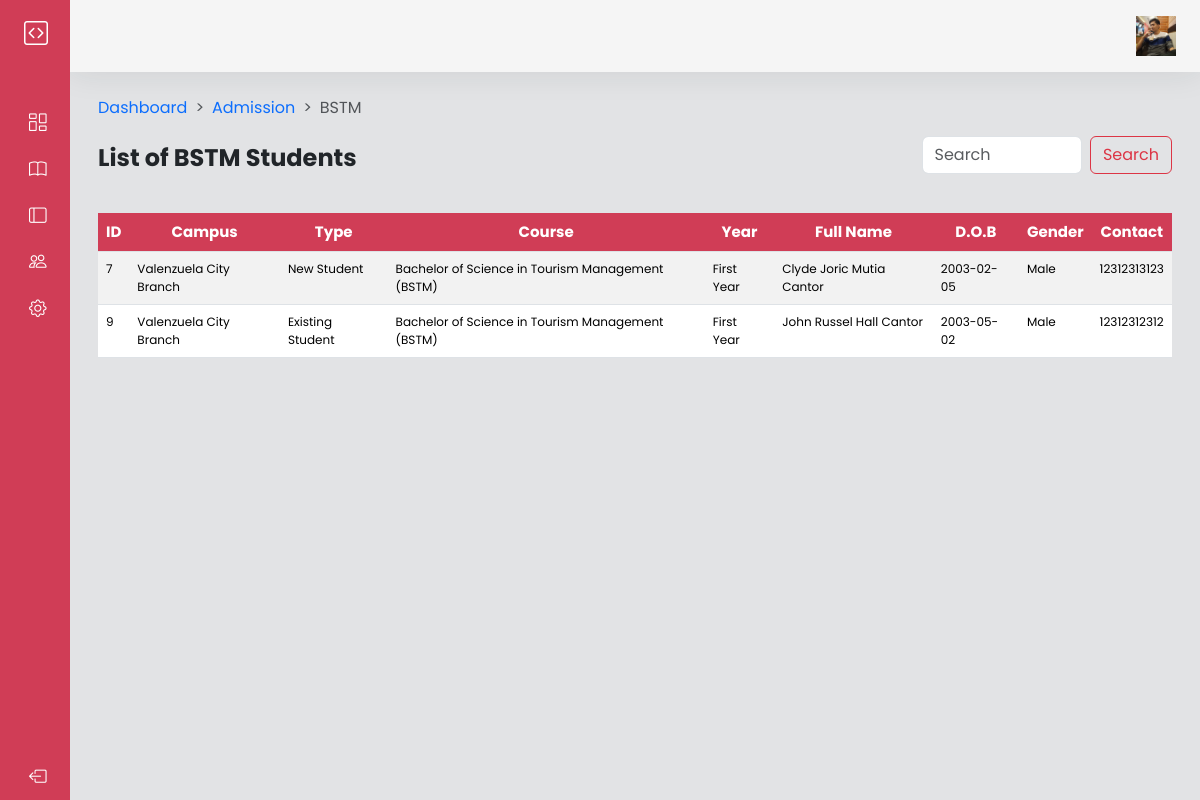
/ad-college-tm.php, run on the app's committed database.
### tables this page shows
CREATE TABLE `users` (
  `ID` int(11) NOT NULL,
  `username` varchar(255) NOT NULL,
  `password` varchar(255) NOT NULL,
  `img` varchar(255) NOT NULL
);

CREATE TABLE `bstm` (
  `ID` int(11) NOT NULL,
  `Campus` varchar(255) NOT NULL,
  `Type` varchar(255) NOT NULL,
  `CourseStrand` varchar(255) NOT NULL,
  `Yeargrade` varchar(255) NOT NULL,
  `FirstName` varchar(255) NOT NULL,
  `MiddleName` varchar(255) NOT NULL,
  `LastName` varchar(255) NOT NULL,
  `DateofBirth` date NOT NULL,
  `Gender` varchar(255) NOT NULL,
  `Contact` bigint(20) NOT NULL,
  `EmailAddress` varchar(255) NOT NULL,
  `Address` varchar(255) NOT NULL
);

### ad-college-tm.php (the view, shortened to what this page needs)
<?php
include 'config.php';
$sql = "SELECT ID, img FROM users";
$result1 = $conn->query($sql);
?>
<!DOCTYPE html>
<html lang="en">
  <head>
    <link
      href="https://cdn.jsdelivr.net/npm/bootstrap@5.3.3/dist/css/bootstrap.min.css"
      rel="stylesheet"
    />
    <link
      rel="stylesheet"
      href="https://cdn.jsdelivr.net/npm/bootstrap-icons@1.11.3/font/bootstrap-icons.min.css"
    />
    <link rel="stylesheet" href="admin-dashboard.css" />
  </head>
  <body>
    <div class="wrapper">
      <aside id="sidebar">
        <div class="d-flex">
          <button id="toggle-btn" type="button">
            <i class="bi bi-code-square"></i>
          </button>
        </div>
        <ul class="sidebar-nav">
          <li class="sidebar-item">
            <a
              href="admin-dashboard.php"
              class="sidebar-link"
              data-bs-toggle="tooltip"
              data-bs-placement="right"
              title="Dashboard"
            >
              <i class="bi bi-columns-gap"></i>
            </a>
          </li>
          <li class="sidebar-item">
            <a
              href="#"
              class="sidebar-link has-dropdown collapsed"
              data-bs-toggle="collapse"
              data-bs-target="#news"
              aria-expanded="false"
              aria-controls="news"
              ><i class="bi bi-book"></i> <span>News</span></a
            >
          </li>
          <li class="sidebar-item">
            <a
              href="#"
              class="sidebar-link has-dropdown collapsed"
              data-bs-toggle="collapse"
              data-bs-target="#admission"
              aria-expanded="false"
              aria-controls="admission"
              ><i class="bi bi-layout-sidebar"></i> <span>Admission</span></a
            >
          </li>
          <li class="sidebar-item">
            <a href="instructors.php" class="sidebar-link">
              <i class="bi bi-people"></i>
            </a>
          </li>
          <li class="sidebar-item">
            <a href="settings.php" class="sidebar-link">
              <i class="bi bi-gear"></i>
            </a>
          </li>
        </ul>
        <div class="sidebar-footer">
          <a href="index.php" class="sidebar-link">
            <i class="bi bi-box-arrow-left"></i>
          </a>
        </div>
      </aside>
      <div class="main bg-secondary-subtle">
        <nav class="navbar navbar-expand px-4 py-3">
          <div class="navbar-collapse collapse">
            <ul class="navbar-nav ms-auto">
              <li class="nav-item dropdown">
                <a href="#" class="nav-icon pe-md-0" data-bs-toggle="dropdown">
                <?php
                  if ($result1->num_rows > 0) {
                      while ($row = $result1->fetch_assoc()) {
                          echo '<img src="images/' . $row["img"] . '"  class="avatar img-fluid" alt="" />';
                      }
                  } else {
                      echo "0 results";
                  }
                  ?>
                </a>
              </li>
            </ul>
          </div>
        </nav>
        <main class="content px-3 py-4">
          <div class="container-fluid">
            <div class="mb-3">
              <nav style="--bs-breadcrumb-divider: '>'" aria-label="breadcrumb">
                <nav aria-label="breadcrumb">
                  <ol class="breadcrumb">
                    <li class="breadcrumb-item">
                      <a href="admin-dashboard.php">Dashboard</a>
                    </li>
                    <li class="breadcrumb-item"><a href="#">Admission</a></li>
                    <li class="breadcrumb-item active" aria-current="page">
                      BSTM
                    </li>
                  </ol>
                </nav>
              </nav>
              <div class="row">
                <div class="col-lg-9 col-md-6">
                  <h3 class="fw-bold fs-4 my-2">List of BSTM Students</h3>
                </div>
                <div class="col-lg-3 col-md-6">
                  <form class="d-flex" role="search" method = "GET">
                    <input
                      class="form-control me-2"
                      type="search"
                      placeholder="Search"
                      name = "search"
                      aria-label="Search"
                    />
                    <button class="btn btn-outline-danger" type="submit">
                      Search
                    </button>
                  </form>
                </div>
              </div>
              <div class="row mt-4">
                <div class="col-lg-12 mt-2" style="overflow: auto" id="style-1">
                  <table class="table table-striped">
                    <thead>
                      <tr class="highlight fs-6">
                      <th scope="col">ID</th>
                        <th scope="col">Campus</th>
                        <th scope="col">Type</th>
                        <th scope="col">Course</th>
                        <th scope="col">Year</th>
                        <th scope="col">Full Name</th>
                        <th scope="col">D.O.B</th>
                        <th scope="col">Gender</th>
                        <th scope="col">Contact</th>
                      </tr>
                    </thead>
                    <tbody class="tbody">
                    <?php
    $query = "SELECT * FROM bstm";
    $result = $conn->query($query);
    if ($result->num_rows > 0) {
        while ($row = $result->fetch_assoc()) {
            $fullName = $row['FirstName'] . ' ' . $row['MiddleName'] . ' ' . $row['LastName'];
            echo '
            <tr>
                <td>' . $row['ID'] . '</td>
                <td>' . $row['Campus'] . '</td>
                <td>' . $row['Type'] . '</td>
                <td>' . $row['CourseStrand'] . '</td>
                <td>' . $row['Yeargrade'] . '</td>
                <td>' . $fullName . '</td>
                <td>' . $row['DateofBirth'] . '</td>
                <td>' . $row['Gender'] . '</td>
                <td>' . $row['Contact'] . '</td>
            </tr>
            ';
        }
    } else {
        echo '<tr><td colspan="10">No results found</td></tr>';
    }
?>
                    </tbody>
                  </table>
                </div>
              </div>
            </div>
          </div>
        </main>
      </div>
    </div>
  </body>
</html>

### admin-dashboard.css (style rules this page uses)
a { text-decoration: none; }
li { list-style: none; }
body { font-family: "Poppins", sans-serif; }
.wrapper { display: flex; }
.main { display: flex; flex-direction: column; min-height: 100vh; width: 100%; overflow: hidden; transition: all 0.35s ease-in-out; background-color: #fff; min-width: 0; }
#sidebar { width: 70px; min-width: 70px; z-index: 1000; transition: all 0.25s ease-in-out; background-color: #d03d56; display: flex; flex-direction: column; }
#toggle-btn { background-color: transparent; cursor: pointer; border: 0; padding: 1rem 1.5rem; }
#toggle-btn i { font-size: 1.5rem; color: #fff; }
.sidebar-nav { padding: 2rem 0; flex: 1 1 auto; }
a.sidebar-link { padding: 0.625rem 1.625rem; color: #fff; display: block; font-size: 0.9rem; white-space: nowrap; border-left: 3px solid transparent; }
.sidebar-link i, .dropdown-item i { font-size: 1.1rem; margin-right: 0.75rem; }
.sidebar-item { position: relative; }
.navbar { background-color: #f5f5f5; box-shadow: 0 0 2rem rgba(33, 37, 41, 0.1); }
.navbar-expand .navbar-collapse { min-width: 150px; }
.avatar { height: 40px; width: 40px; }
tr.highlight th { font-size: 12px; background-color: #d03d56; color: #fff; }
.tbody { font-size: 12px; }
.content { flex: 1 1 auto; }
.table { height: 100px; width: 100%; }
.table th { text-align: center; font-size: 15px !important; }

### data on the page
users: img (picture)
bstm: ID "7", Campus "Valenzuela City Branch", Type "New Student", CourseStrand "Bachelor of Science in Tourism Management (BSTM)", Yeargrade "First Year", fullName "Clyde Joric Mutia Cantor", DateofBirth "2003-02-05", Gender "Male", Contact "12312313123"
bstm: ID "9", Campus "Valenzuela City Branch", Type "Existing Student", CourseStrand "Bachelor of Science in Tourism Management (BSTM)", Yeargrade "First Year", fullName "John Russel Hall Cantor", DateofBirth "2003-05-02", Gender "Male", Contact "12312312312"
